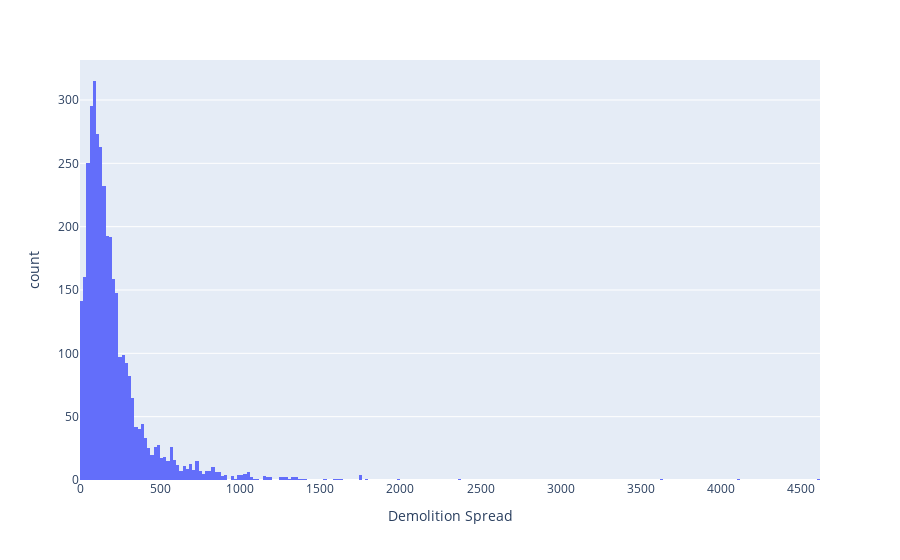
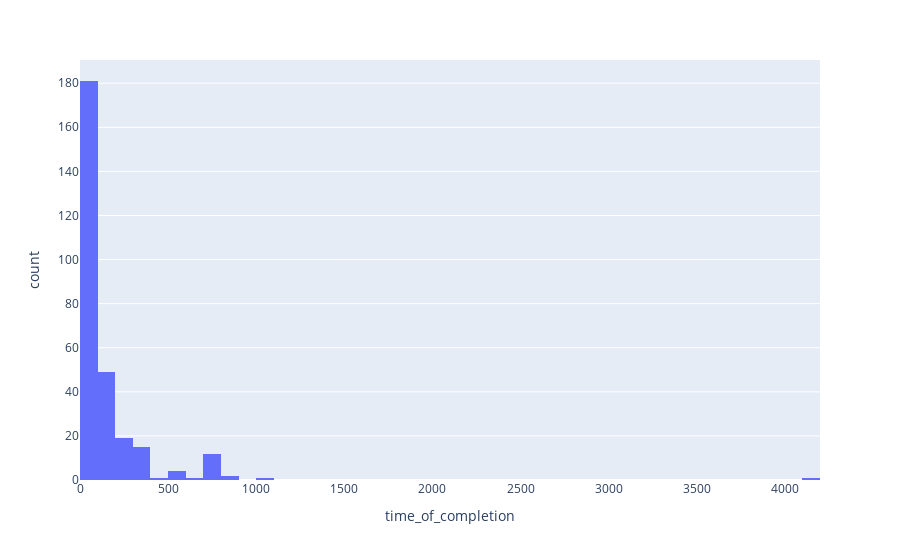
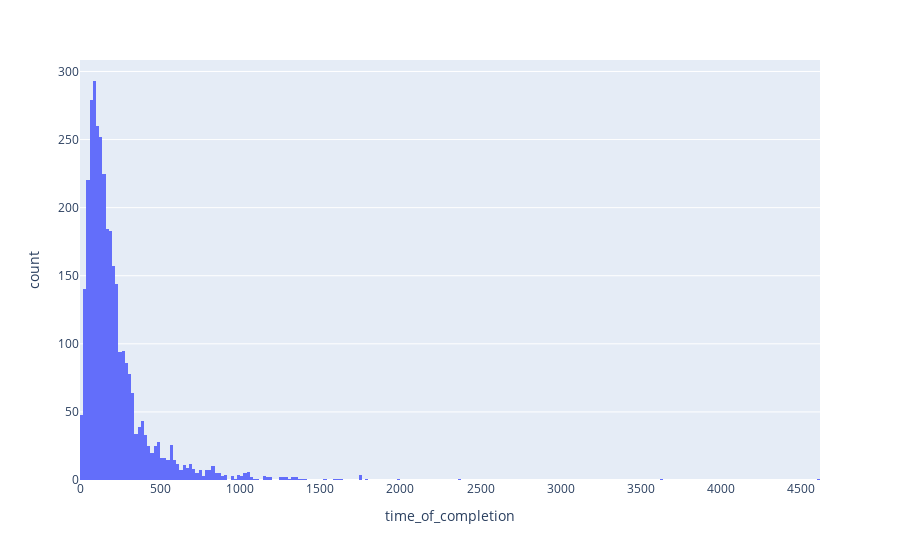

Write notebook code for charts like these, in order.
### Markdown cell above
## histogram for spread of time_of_completion (demolition specific)

### Code cell
import plotly_express as px

demo =fact_owner_demo[fact_owner_demo['job_typeid'] == 'demolition']
toc_mean = demo.groupby('month_date').agg({'time_of_completion':'mean'}).reset_index()
#very weird, a lot of demolitions are completed on 0 days (160)

# a lot of outliers in time_of_completion (can be due to a discrepency in how data was collected)
# plotting each unique time_of_demolition by building (left skewed)

unique = px.histogram(demo,x='time_of_completion')
unique.update_layout(xaxis_title='Demolition Spread')
unique.show()

# being specific to affordable and private
affordh = demo[demo['ownership_id'] == 'affordable']
affordablehist = px.histogram(affordh,'time_of_completion')
affordablehist.show()

privateh = demo[demo['ownership_id'] == 'private']
privatehist = px.histogram(privateh,'time_of_completion')
privatehist.show()

#idk if this shows too much only bc private has so many more data points (maybe we do bins)

### Figure 1 — Plotly figure (JSON) as saved in the notebook; plotly's stock layout.template omitted (floating-point values rounded to 4 significant figures; data arrays with more than 128 entries replaced by an {"elided": "..."} marker saying what was removed)
{"data": [{"bingroup": "x", "hovertemplate": "time_of_completion=%{x}<br>count=%{y}<extra></extra>", "legendgroup": "", "marker": {"color": "#636efa", "pattern": {"shape": ""}}, "name": "", "orientation": "v", "showlegend": false, "type": "histogram", "x": {"elided": "3598 int values"}, "xaxis": "x", "yaxis": "y"}], "layout": {"barmode": "relative", "legend": {"tracegroupgap": 0}, "margin": {"t": 60}, "xaxis": {"anchor": "y", "domain": [0, 1], "title": {"text": "Demolition Spread"}}, "yaxis": {"anchor": "x", "domain": [0, 1], "title": {"text": "count"}}}}

### Figure 2 — Plotly figure (JSON) as saved in the notebook; plotly's stock layout.template omitted (floating-point values rounded to 4 significant figures; data arrays with more than 128 entries replaced by an {"elided": "..."} marker saying what was removed)
{"data": [{"bingroup": "x", "hovertemplate": "time_of_completion=%{x}<br>count=%{y}<extra></extra>", "legendgroup": "", "marker": {"color": "#636efa", "pattern": {"shape": ""}}, "name": "", "orientation": "v", "showlegend": false, "type": "histogram", "x": {"elided": "286 int values"}, "xaxis": "x", "yaxis": "y"}], "layout": {"barmode": "relative", "legend": {"tracegroupgap": 0}, "margin": {"t": 60}, "xaxis": {"anchor": "y", "domain": [0, 1], "title": {"text": "time_of_completion"}}, "yaxis": {"anchor": "x", "domain": [0, 1], "title": {"text": "count"}}}}

### Figure 3 — Plotly figure (JSON) as saved in the notebook; plotly's stock layout.template omitted (floating-point values rounded to 4 significant figures; data arrays with more than 128 entries replaced by an {"elided": "..."} marker saying what was removed)
{"data": [{"bingroup": "x", "hovertemplate": "time_of_completion=%{x}<br>count=%{y}<extra></extra>", "legendgroup": "", "marker": {"color": "#636efa", "pattern": {"shape": ""}}, "name": "", "orientation": "v", "showlegend": false, "type": "histogram", "x": {"elided": "3312 int values"}, "xaxis": "x", "yaxis": "y"}], "layout": {"barmode": "relative", "legend": {"tracegroupgap": 0}, "margin": {"t": 60}, "xaxis": {"anchor": "y", "domain": [0, 1], "title": {"text": "time_of_completion"}}, "yaxis": {"anchor": "x", "domain": [0, 1], "title": {"text": "count"}}}}
